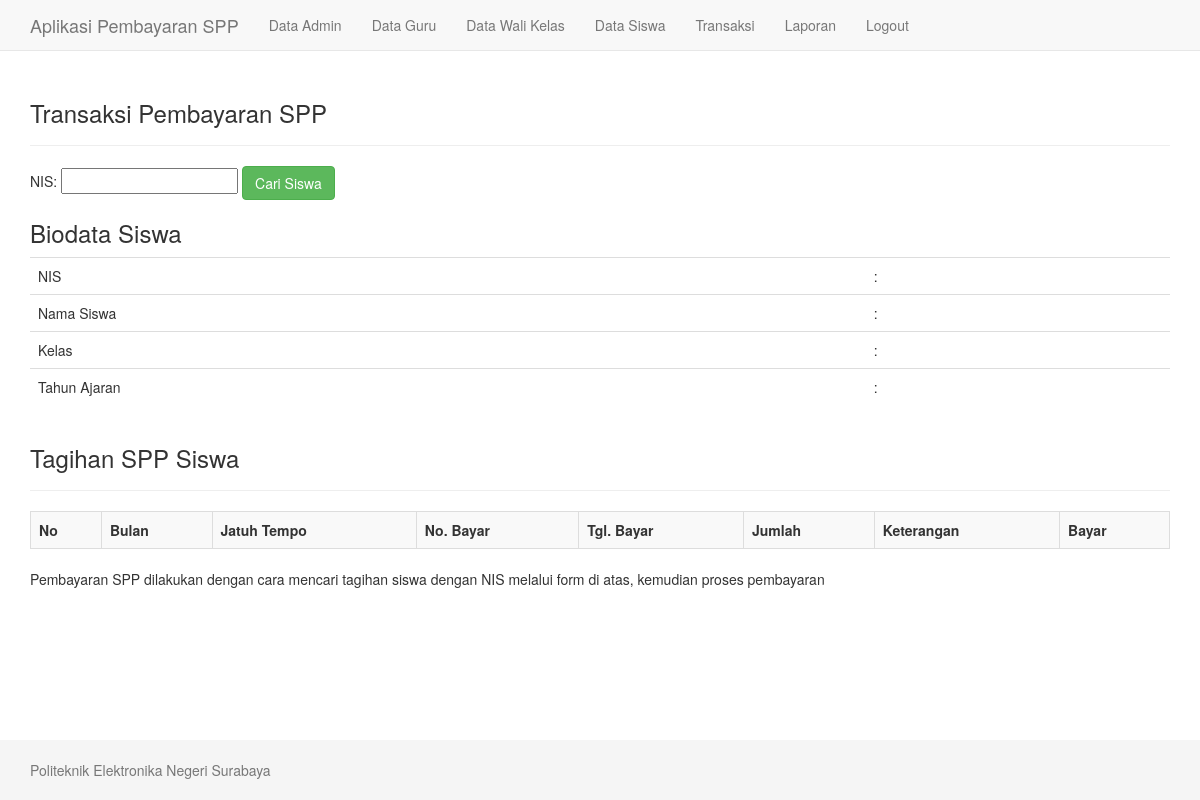
The app's page /transaksi.php?nis=12311 (signed in), older data.
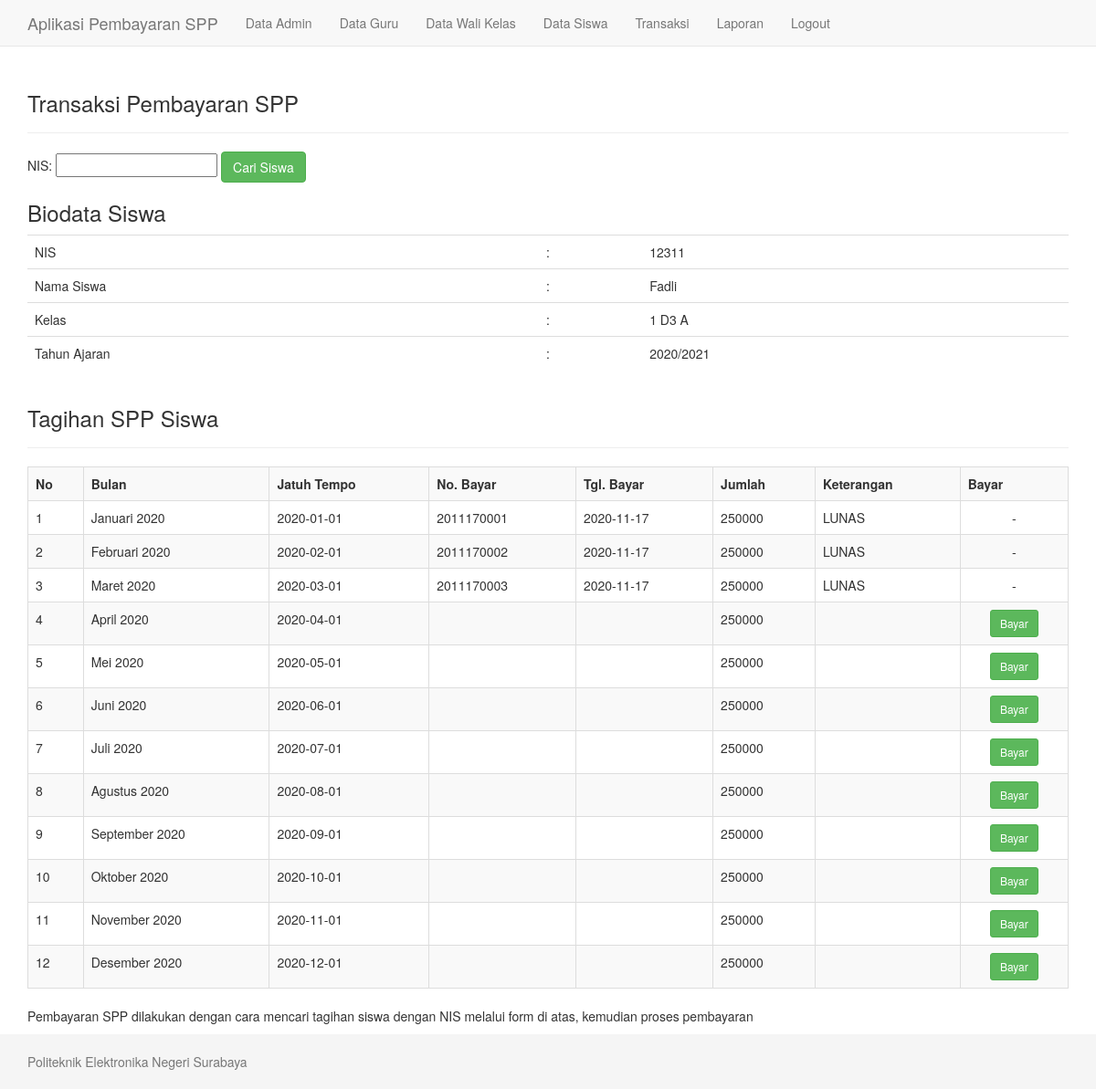
The same page, newer data.
### tables this page shows
CREATE TABLE `siswa` (
  `idsiswa` int(10) NOT NULL,
  `nis` varchar(10) DEFAULT NULL,
  `namasiswa` varchar(40) DEFAULT NULL,
  `kelas` varchar(10) DEFAULT NULL,
  `tahunajaran` varchar(10) DEFAULT NULL,
  `biaya` int(20) DEFAULT NULL
);

CREATE TABLE `spp` (
  `idspp` int(100) NOT NULL,
  `idsiswa` int(10) DEFAULT NULL,
  `jatuhtempo` date DEFAULT NULL,
  `bulan` varchar(20) DEFAULT NULL,
  `nobayar` varchar(10) DEFAULT NULL,
  `tglbayar` date DEFAULT NULL,
  `jumlah` int(20) DEFAULT NULL,
  `ket` varchar(20) DEFAULT NULL,
  `idadmin` int(5) DEFAULT NULL
);

### transaksi.php (the view)
<?php include "header.php" ?>
<div class="container">
	<div class="page-header">
		<h3>Transaksi Pembayaran SPP</h3>
	</div>
	<form method="get" action="">
		NIS: <input type="text" name="nis" />
		<input class = 'btn btn-success' type="submit" name="cari" value="Cari Siswa" />
	</form>
	<?php
	if(isset($_GET['nis']) && $_GET['nis']!=''){
		$sqlSiswa = mysqli_query($konek, "SELECT * FROM siswa WHERE nis='$_GET[nis]'");
		$ds=mysqli_fetch_array($sqlSiswa);
		$nis = $ds['nis'];
	?>
	<h3>Biodata Siswa</h3>
	<table class="table">
		<tr>
			<td>NIS</td>
			<td>:</td>
			<td><?php echo $ds['nis']; ?></td>
		</tr>
		<tr>
			<td>Nama Siswa</td>
			<td>:</td>
			<td><?php echo $ds['namasiswa']; ?></td>
		</tr>
		<tr>
			<td>Kelas</td>
			<td>:</td>
			<td><?php echo $ds['kelas']; ?></td>
		</tr>
		<tr>
			<td>Tahun Ajaran</td>
			<td>:</td>
			<td><?php echo $ds['tahunajaran']; ?></td>
		</tr>
	</table>
	<div class="page-header">
		<h3>Tagihan SPP Siswa</h3>
	</div>
	<table border="1" class="table table-bordered table-striped" >
		<tr>
			<th>No</th>
			<th>Bulan</th>
			<th>Jatuh Tempo</th>
			<th>No. Bayar</th>
			<th>Tgl. Bayar</th>
			<th>Jumlah</th>
			<th>Keterangan</th>
			<th>Bayar</th>
		</tr>
		<?php
		$sql = mysqli_query($konek, "SELECT * FROM spp WHERE idsiswa='$ds[idsiswa]' ORDER BY jatuhtempo ASC");
		$no=1;
		while($d=mysqli_fetch_array($sql)){
			echo "<tr>
				<td>$no</td>
				<td>$d[bulan]</td>
				<td>$d[jatuhtempo]</td>
				<td>$d[nobayar]</td>
				<td>$d[tglbayar]</td>
				<td>$d[jumlah]</td>
				<td>$d[ket]</td>
				<td align='center'>";
					if($d['nobayar']==''){
						echo "<a class = 'btn btn-success btn-sm' href='proses_transaksi.php?nis=$nis&act=bayar&id=$d[idspp]'>Bayar</a>";
					}else{
						echo "-";
					}
				echo "</td>
			</tr>";
			$no++;
		}
		?>
	</table>
	<?php
	}
	?>
	<p>Pembayaran SPP dilakukan dengan cara mencari tagihan siswa dengan NIS melalui form di atas, kemudian proses pembayaran</p>
</div>
<?php include "footer.php" ?>

Row changes from the older to the newer data that the page shows:
added siswa: nis "12311", namasiswa "Fadli", kelas "1 D3 A", tahunajaran "2020/2021"
added spp: bulan "Januari 2020", jatuhtempo "2020-01-01", nobayar "2011170001", tglbayar "2020-11-17", jumlah "250000", ket "LUNAS"
added spp: bulan "Februari 2020", jatuhtempo "2020-02-01", nobayar "2011170002", tglbayar "2020-11-17", jumlah "250000", ket "LUNAS"
added spp: bulan "Maret 2020", jatuhtempo "2020-03-01", nobayar "2011170003", tglbayar "2020-11-17", jumlah "250000", ket "LUNAS"
added spp: bulan "April 2020", jatuhtempo "2020-04-01", jumlah "250000"
added spp: bulan "Mei 2020", jatuhtempo "2020-05-01", jumlah "250000"
added spp: bulan "Juni 2020", jatuhtempo "2020-06-01", jumlah "250000"
added spp: bulan "Juli 2020", jatuhtempo "2020-07-01", jumlah "250000"
added spp: bulan "Agustus 2020", jatuhtempo "2020-08-01", jumlah "250000"
added spp: bulan "September 2020", jatuhtempo "2020-09-01", jumlah "250000"
added spp: bulan "Oktober 2020", jatuhtempo "2020-10-01", jumlah "250000"
added spp: bulan "November 2020", jatuhtempo "2020-11-01", jumlah "250000"
added spp: bulan "Desember 2020", jatuhtempo "2020-12-01", jumlah "250000"
